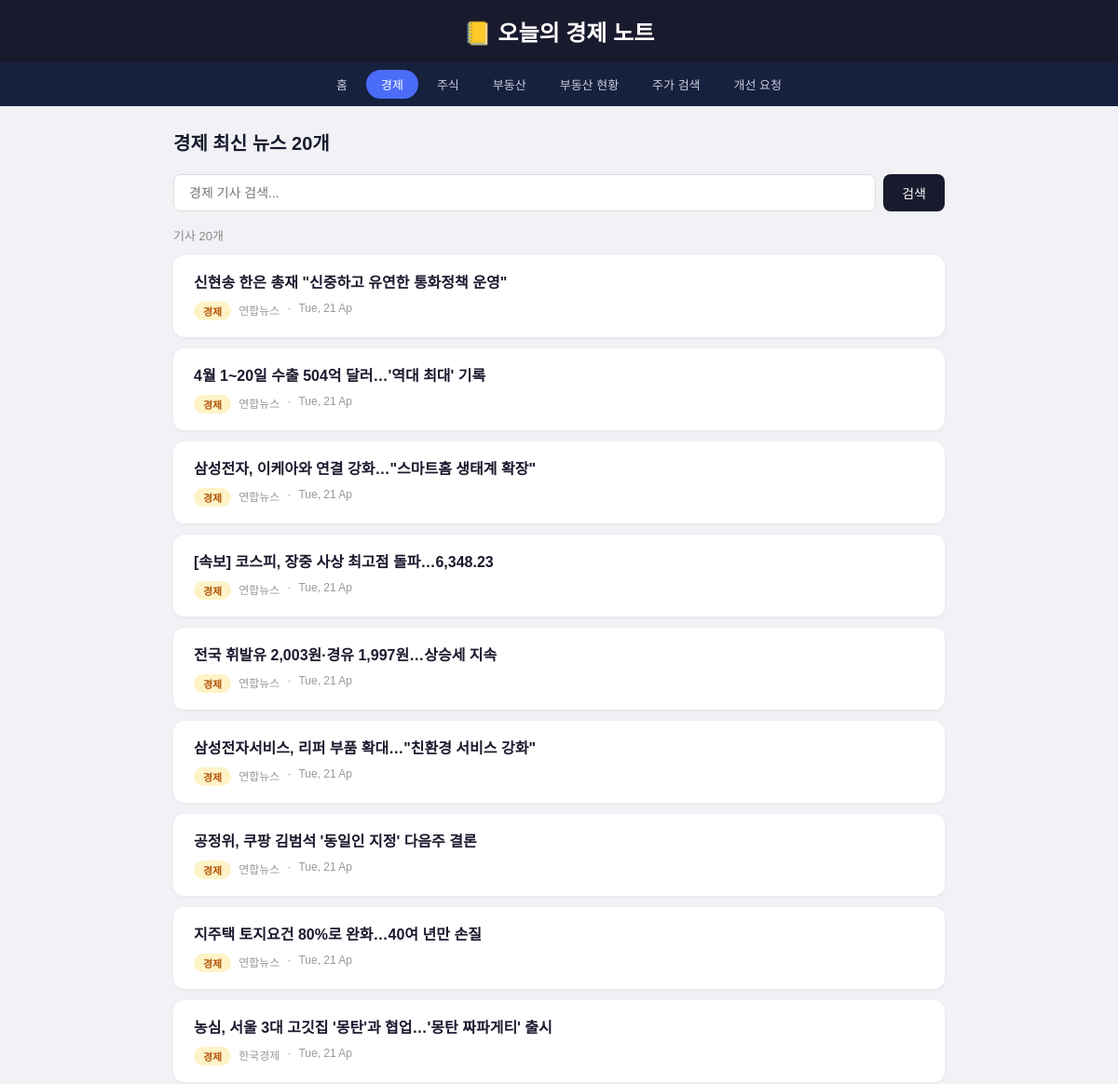
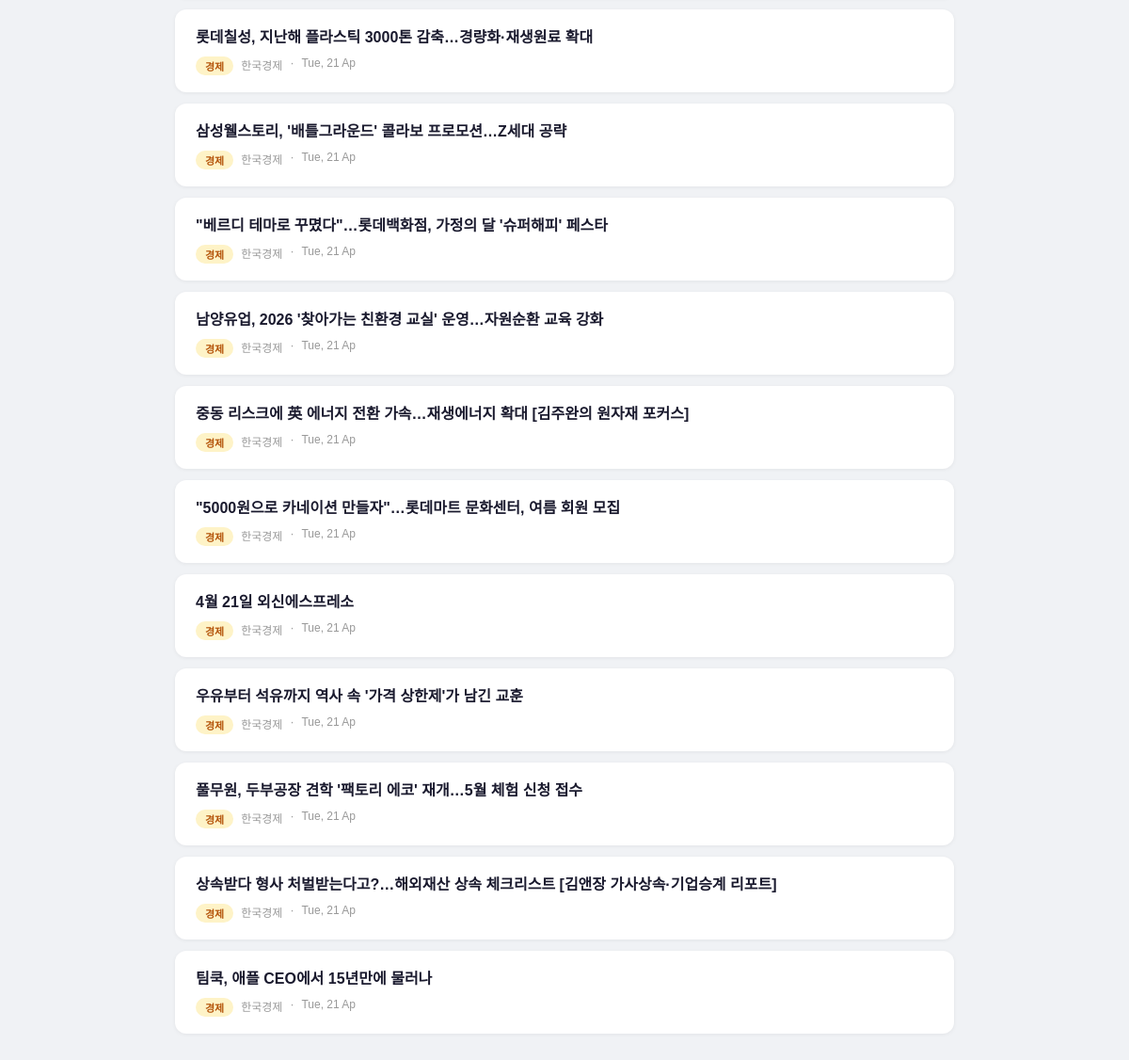
The page /news/경제 on the database its author committed (2 pictures, top to bottom).
### tables this page shows
CREATE TABLE articles (
            id       INTEGER PRIMARY KEY AUTOINCREMENT,
            title    TEXT NOT NULL,
            link     TEXT,
            source   TEXT,
            category TEXT,
            date     TEXT
        );

### app.py (the view)
@app.route("/news/<category>")
def news_category(category):
    articles = get_articles(category)
    return render_template("news.html", articles=articles, category=category)

### app.py (called while the page is built, shortened)
def get_articles(category=None):
    conn = sqlite3.connect(DB)
    c = conn.cursor()
    if category:
        c.execute("""
            SELECT id, title, link, source, category, date
            FROM articles WHERE category=?
            ORDER BY date DESC LIMIT 20
        """, (category,))
    rows = c.fetchall()
    conn.close()
    return [{"id": r[0], "title": r[1], "link": r[2], "source": r[3], "category": r[4], "date": r[5]} for r in rows]

### templates/news.html (shortened to what this page needs)
<!DOCTYPE html>
<html lang="ko">
<head>
</head>
<body>
<header><h1>📒 오늘의 경제 노트</h1></header>
<nav>
  <a href="/">홈</a>
  <a href="/news/경제" class="{{ 'active' if category == '경제' }}">경제</a>
  <a href="/news/주식" class="{{ 'active' if category == '주식' }}">주식</a>
  <a href="/news/부동산" class="{{ 'active' if category == '부동산' }}">부동산</a>
  <a href="/realestate">부동산 현황</a>
  <a href="/stock">주가 검색</a>
  <a href="/feedback">개선 요청</a>
</nav>
<div class="container">
  <h2>{{ category }} 최신 뉴스 20개</h2>
  <div class="search-bar">
    <input type="text" id="searchInput" placeholder="{{ category }} 기사 검색...">
    <button onclick="applyFilter()">검색</button>
  </div>
  <div class="result-count" id="resultCount"></div>
  <div id="articleList">
    {% for article in articles %}
    <div class="article-card">
      <h3><a href="{{ article['link'] }}" target="_blank" rel="noreferrer">{{ article['title'] }}</a></h3>
      <div class="meta">
        <span class="badge {{ article['category'] }}">{{ article['category'] }}</span>
        <span>{{ article['source'] }}</span>
        <span>·</span>
        <span>{{ article['date'] }}</span>
      </div>
    </div>
    {% endfor %}
  </div>
</div>
</body>
</html>

### templates/news.html (style rules this page uses)
* { box-sizing: border-box; margin: 0; padding: 0; }
body { font-family: 'Apple SD Gothic Neo', sans-serif; background: #f0f2f5; color: #1a1a2e; }
header { background: #1a1a2e; color: white; padding: 16px 0; text-align: center; }
header h1 { font-size: 24px; font-weight: 700; }
nav { background: #16213e; display: flex; justify-content: center; gap: 4px; padding: 8px; flex-wrap: wrap; }
nav a { color: #ccd; text-decoration: none; padding: 6px 16px; border-radius: 20px; font-size: 13px; transition: all 0.2s; }
nav a:hover, nav a.active { background: #4a6cf7; color: white; }
.container { max-width: 860px; margin: 0 auto; padding: 24px 16px 40px; }
h2 { font-size: 20px; margin-bottom: 20px; color: #1a1a2e; }
.search-bar { display: flex; margin-bottom: 16px; gap: 8px; }
.search-bar input { flex: 1; padding: 10px 16px; border-radius: 8px; border: 1.5px solid #ddd; font-size: 14px; font-family: inherit; outline: none; }
.search-bar button { padding: 10px 20px; background: #1a1a2e; color: white; border: none; border-radius: 8px; font-size: 14px; cursor: pointer; }
.result-count { font-size: 13px; color: #888; margin-bottom: 12px; }
.article-card { background: white; border-radius: 12px; padding: 18px 22px; margin-bottom: 12px; box-shadow: 0 1px 4px rgba(0,0,0,0.06); transition: transform 0.15s; }
.article-card h3 { font-size: 16px; margin-bottom: 8px; line-height: 1.5; }
.article-card h3 a { color: #1a1a2e; text-decoration: none; }
.meta { font-size: 12px; color: #999; display: flex; gap: 8px; }
.badge { display: inline-block; padding: 2px 10px; border-radius: 20px; font-size: 11px; font-weight: 600; }
.badge.경제 { background: #fef3c7; color: #b45309; }

### rows shown on the page
articles: title "신현송 한은 총재 \"신중하고 유연한 통화정책 운영\"", category "경제", source "연합뉴스", date "Tue, 21 Ap"
articles: title "4월 1~20일 수출 504억 달러…'역대 최대' 기록", category "경제", source "연합뉴스", date "Tue, 21 Ap"
articles: title "삼성전자, 이케아와 연결 강화…\"스마트홈 생태계 확장\"", category "경제", source "연합뉴스", date "Tue, 21 Ap"
articles: title "[속보] 코스피, 장중 사상 최고점 돌파…6,348.23", category "경제", source "연합뉴스", date "Tue, 21 Ap"
articles: title "전국 휘발유 2,003원·경유 1,997원…상승세 지속", category "경제", source "연합뉴스", date "Tue, 21 Ap"
articles: title "삼성전자서비스, 리퍼 부품 확대…\"친환경 서비스 강화\"", category "경제", source "연합뉴스", date "Tue, 21 Ap"
articles: title "공정위, 쿠팡 김범석 '동일인 지정' 다음주 결론", category "경제", source "연합뉴스", date "Tue, 21 Ap"
articles: title "지주택 토지요건 80%로 완화…40여 년만 손질", category "경제", source "연합뉴스", date "Tue, 21 Ap"
articles: title "농심, 서울 3대 고깃집 '몽탄'과 협업…'몽탄 짜파게티' 출시", category "경제", source "한국경제", date "Tue, 21 Ap"
articles: title "롯데칠성, 지난해 플라스틱 3000톤 감축…경량화·재생원료 확대", category "경제", source "한국경제", date "Tue, 21 Ap"
articles: title "삼성웰스토리, '배틀그라운드' 콜라보 프로모션…Z세대 공략", category "경제", source "한국경제", date "Tue, 21 Ap"
articles: title "\"베르디 테마로 꾸몄다\"…롯데백화점, 가정의 달 '슈퍼해피' 페스타", category "경제", source "한국경제", date "Tue, 21 Ap"
articles: title "남양유업, 2026 '찾아가는 친환경 교실' 운영…자원순환 교육 강화", category "경제", source "한국경제", date "Tue, 21 Ap"
articles: title "중동 리스크에 英 에너지 전환 가속…재생에너지 확대 [김주완의 원자재 포커스]", category "경제", source "한국경제", date "Tue, 21 Ap"
articles: title "\"5000원으로 카네이션 만들자\"…롯데마트 문화센터, 여름 회원 모집", category "경제", source "한국경제", date "Tue, 21 Ap"
articles: title "4월 21일 외신에스프레소", category "경제", source "한국경제", date "Tue, 21 Ap"
articles: title "우유부터 석유까지 역사 속 '가격 상한제'가 남긴 교훈", category "경제", source "한국경제", date "Tue, 21 Ap"
articles: title "풀무원, 두부공장 견학 '팩토리 에코' 재개…5월 체험 신청 접수", category "경제", source "한국경제", date "Tue, 21 Ap"
articles: title "상속받다 형사 처벌받는다고?…해외재산 상속 체크리스트 [김앤장 가사상속·기업승계 리포트]", category "경제", source "한국경제", date "Tue, 21 Ap"
articles: title "팀쿡, 애플 CEO에서 15년만에 물러나", category "경제", source "한국경제", date "Tue, 21 Ap"

### other values the page prints
{{ category }} "경제"
